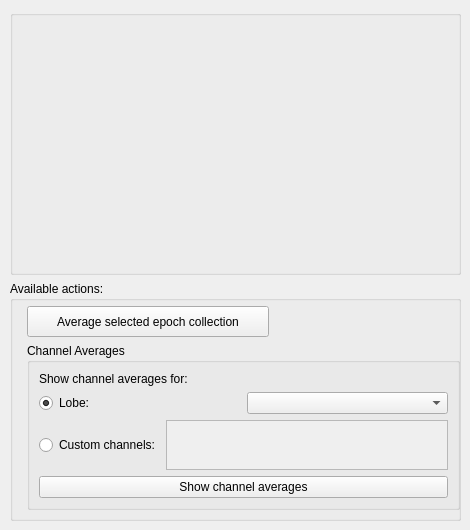
            <widget class="QWidget" name="tabAveraging">
             <attribute name="title">
              <string>Averaging</string>
             </attribute>
             <widget class="QWidget" name="gridLayoutWidget">
              <property name="geometry">
               <rect>
                <x>10</x>
                <y>10</y>
                <width>451</width>
                <height>511</height>
               </rect>
              </property>
              <layout class="QGridLayout" name="gridLayout_4">
               <item row="1" column="0">
                <widget class="QGroupBox" name="groupBoxAvailableAveraging">
                 <property name="maximumSize">
                  <size>
                   <width>500</width>
                   <height>240</height>
                  </size>
                 </property>
                 <property name="title">
                  <string>Available actions:</string>
                 </property>
                 <widget class="QGroupBox" name="groupBoxChannelAverages">
                  <property name="geometry">
                   <rect>
                    <x>17</x>
                    <y>62</y>
                    <width>433</width>
                    <height>167</height>
                   </rect>
                  </property>
                  <property name="minimumSize">
                   <size>
                    <width>0</width>
                    <height>50</height>
                   </size>
                  </property>
                  <property name="title">
                   <string>Channel Averages</string>
                  </property>
                  <layout class="QGridLayout" name="gridLayout_11">
                   <item row="4" column="1">
                    <widget class="QPushButton" name="pushButtonChannelAverages">
                     <property name="text">
                      <string>Show channel averages</string>
                     </property>
                    </widget>
                   </item>
                   <item row="1" column="1">
                    <layout class="QHBoxLayout" name="horizontalLayout_14">
                     <item>
                      <widget class="QRadioButton" name="radioButtonLobe">
                       <property name="text">
                        <string>Lobe:</string>
                       </property>
                       <property name="checked">
                        <bool>true</bool>
                       </property>
                       <attribute name="buttonGroup">
                        <string notr="true">buttonGroupChannelAverage</string>
                       </attribute>
                      </widget>
                     </item>
                     <item>
                      <widget class="QComboBox" name="comboBoxLobes"/>
                     </item>
                    </layout>
                   </item>
                   <item row="0" column="1">
                    <widget class="QLabel" name="labelChannelAverages">
                     <property name="text">
                      <string>Show channel averages for:</string>
                     </property>
                    </widget>
                   </item>
                   <item row="3" column="1">
                    <layout class="QHBoxLayout" name="horizontalLayout_15">
                     <item>
                      <widget class="QRadioButton" name="radioButtonCustomChannels">
                       <property name="text">
                        <string>Custom channels:</string>
                       </property>
                       <attribute name="buttonGroup">
                        <string notr="true">buttonGroupChannelAverage</string>
                       </attribute>
                      </widget>
                     </item>
                     <item>
                      <widget class="QPlainTextEdit" name="plainTextEditCustomChannelsToAverage">
                       <property name="enabled">
                        <bool>false</bool>
                       </property>
                      </widget>
                     </item>
                    </layout>
                   </item>
                  </layout>
                 </widget>
                 <widget class="QPushButton" name="pushButtonAverage">
                  <property name="geometry">
                   <rect>
                    <x>17</x>
                    <y>25</y>
                    <width>242</width>
                    <height>31</height>
                   </rect>
                  </property>
                  <property name="sizePolicy">
                   <sizepolicy hsizetype="Fixed" vsizetype="Fixed">
                    <horstretch>0</horstretch>
                    <verstretch>0</verstretch>
                   </sizepolicy>
                  </property>
                  <property name="maximumSize">
                   <size>
                    <width>10000</width>
                    <height>16777215</height>
                   </size>
                  </property>
                  <property name="text">
                   <string>Average selected epoch collection</string>
                  </property>
                 </widget>
                </widget>
               </item>
               <item row="0" column="0">
                <widget class="QGroupBox" name="groupBoxEpochsAveraging">
                 <property name="sizePolicy">
                  <sizepolicy hsizetype="Preferred" vsizetype="Preferred">
                   <horstretch>0</horstretch>
                   <verstretch>0</verstretch>
                  </sizepolicy>
                 </property>
                 <property name="title">
                  <string/>
                 </property>
                </widget>
               </item>
              </layout>
             </widget>
             <zorder>gridLayoutWidget</zorder>
             <zorder>groupBoxAvailableAveraging</zorder>
            </widget>
